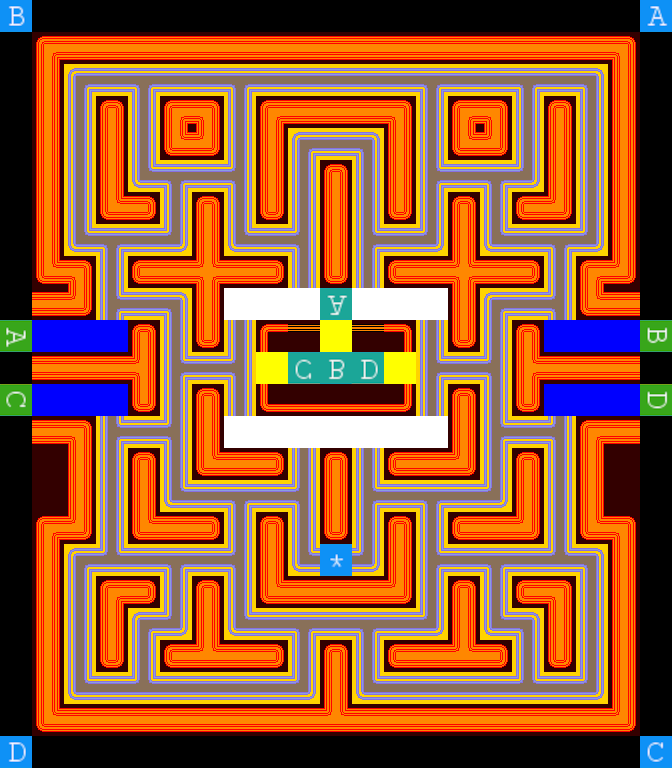

This game map was drawn from its Tiled (.tmx) file and the tilesets committed beside it. A one-line description and the trimmed map source follow:
An orthogonal 21x24 tile map with 32x32 px tiles, 6 tile layers (Background, Maze, Directions, MazeZones, ...), 4 tilesets.

<map version="1.5" tiledversion="1.7.2" orientation="orthogonal" renderorder="right-down" width="21" height="24" tilewidth="32" tileheight="32" infinite="0" nextlayerid="7" nextobjectid="1">
 <tileset firstgid="1" name="corners" tilewidth="32" tileheight="32" tilecount="80" columns="10">
  <image source="maps/chompermazetilesfull_red.png" width="320" height="256" />
 </tileset>
 <tileset firstgid="81" name="location" tilewidth="32" tileheight="32" tilecount="100" columns="10">
  <image source="maps/location.png" trans="000000" width="320" height="320" />
 </tileset>
 <tileset firstgid="181" name="mazedirs" tilewidth="32" tileheight="32" tilecount="15" columns="15">
  <image source="maps/mazedirs.png" trans="000000" width="480" height="32" />
 </tileset>
 <tileset firstgid="196" name="zones" tilewidth="32" tileheight="32" tilecount="8" columns="1">
  <image source="maps/mazezones.png" trans="000000" width="32" height="256" />
 </tileset>
 <layer id="1" name="Background" width="21" height="24">
  <data>[504 cells, 418 non-empty, 1 distinct tile ids]</data>
 </layer>
 <layer id="2" name="Maze" width="21" height="24">
  <data>[504 cells, 371 non-empty, 27 distinct tile ids]</data>
 </layer>
 <layer id="4" name="Directions" width="21" height="24">
  <data>[504 cells, 212 non-empty, 12 distinct tile ids]</data>
 </layer>
 <layer id="6" name="MazeZones" width="21" height="24">
  <data>[504 cells, 36 non-empty, 3 distinct tile ids]</data>
 </layer>
 <layer id="3" name="MazeLocations" width="21" height="24">
  <data>[504 cells, 6 non-empty, 4 distinct tile ids]</data>
 </layer>
 <layer id="5" name="ArtistsLocations" width="21" height="24">
  <data>[504 cells, 13 non-empty, 13 distinct tile ids]</data>
 </layer>
</map>
